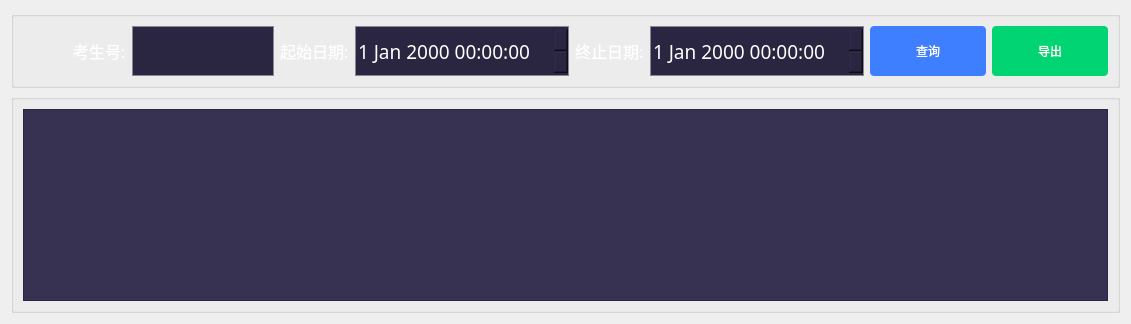
   <widget class="QWidget" name="page_5">
    <layout class="QVBoxLayout" name="verticalLayout_7">
     <item>
      <widget class="QGroupBox" name="gbScoreCheck">
       <property name="title">
        <string/>
       </property>
       <layout class="QHBoxLayout" name="horizontalLayout_16">
        <item>
         <layout class="QHBoxLayout" name="horizontalLayout_14">
          <item>
           <widget class="QPushButton" name="pbGoBackFromScoreManage">
            <property name="minimumSize">
             <size>
              <width>36</width>
              <height>36</height>
             </size>
            </property>
            <property name="styleSheet">
             <string notr="true">border-image: url(:/resource/images/examPage/backStep.png);</string>
            </property>
            <property name="text">
             <string/>
            </property>
            <property name="flat">
             <bool>true</bool>
            </property>
           </widget>
          </item>
          <item>
           <widget class="QLabel" name="label_19">
            <property name="font">
             <font>
              <family>Microsoft YaHei</family>
              <pointsize>12</pointsize>
             </font>
            </property>
            <property name="styleSheet">
             <string notr="true">color: rgb(255, 255, 255);</string>
            </property>
            <property name="text">
             <string> 考生号:</string>
            </property>
           </widget>
          </item>
          <item>
           <widget class="QLineEdit" name="leStudentId">
            <property name="minimumSize">
             <size>
              <width>0</width>
              <height>50</height>
             </size>
            </property>
            <property name="font">
             <font>
              <family>Microsoft YaHei</family>
              <pointsize>12</pointsize>
             </font>
            </property>
            <property name="styleSheet">
             <string notr="true">background-color: rgb(42, 38, 66);
color: rgb(255, 255, 255);
border:1px solid #898698;</string>
            </property>
           </widget>
          </item>
          <item>
           <widget class="QLabel" name="label_20">
            <property name="font">
             <font>
              <family>Microsoft YaHei</family>
              <pointsize>12</pointsize>
             </font>
            </property>
            <property name="styleSheet">
             <string notr="true">color: rgb(255, 255, 255);</string>
            </property>
            <property name="text">
             <string>起始日期:</string>
            </property>
           </widget>
          </item>
          <item>
           <widget class="QDateTimeEdit" name="dateTimeEdit">
            <property name="sizePolicy">
             <sizepolicy hsizetype="Expanding" vsizetype="Fixed">
              <horstretch>0</horstretch>
              <verstretch>0</verstretch>
             </sizepolicy>
            </property>
            <property name="minimumSize">
             <size>
              <width>0</width>
              <height>50</height>
             </size>
            </property>
            <property name="font">
             <font>
              <family>Microsoft YaHei</family>
              <pointsize>14</pointsize>
             </font>
            </property>
            <property name="styleSheet">
             <string notr="true">background-color: rgb(42, 38, 66);
color: rgb(255, 255, 255);
border:1px solid #898698;</string>
            </property>
           </widget>
          </item>
          <item>
           <widget class="QLabel" name="label_21">
            <property name="font">
             <font>
              <family>Microsoft YaHei</family>
              <pointsize>12</pointsize>
             </font>
            </property>
            <property name="styleSheet">
             <string notr="true">color: rgb(255, 255, 255);</string>
            </property>
            <property name="text">
             <string>终止日期:</string>
            </property>
           </widget>
          </item>
          <item>
           <widget class="QDateTimeEdit" name="dateTimeEdit_2">
            <property name="sizePolicy">
             <sizepolicy hsizetype="Expanding" vsizetype="Fixed">
              <horstretch>0</horstretch>
              <verstretch>0</verstretch>
             </sizepolicy>
            </property>
            <property name="minimumSize">
             <size>
              <width>0</width>
              <height>50</height>
             </size>
            </property>
            <property name="font">
             <font>
              <family>Microsoft YaHei</family>
              <pointsize>14</pointsize>
             </font>
            </property>
            <property name="styleSheet">
             <string notr="true">background-color: rgb(42, 38, 66);
color: rgb(255, 255, 255);
border:1px solid #898698;</string>
            </property>
           </widget>
          </item>
          <item>
           <widget class="QPushButton" name="pbSearch">
            <property name="minimumSize">
             <size>
              <width>116</width>
              <height>50</height>
             </size>
            </property>
            <property name="styleSheet">
             <string notr="true">color: rgb(255, 255, 255);
background-color: rgb(0, 212, 115);border-radius:4px;
background-color: rgb(61, 127, 255);</string>
            </property>
            <property name="text">
             <string>查询</string>
            </property>
           </widget>
          </item>
          <item>
           <widget class="QPushButton" name="pbExport">
            <property name="minimumSize">
             <size>
              <width>116</width>
              <height>50</height>
             </size>
            </property>
            <property name="styleSheet">
             <string notr="true">color: rgb(255, 255, 255);
background-color: rgb(0, 212, 115);
border-radius:4px;</string>
            </property>
            <property name="text">
             <string>导出</string>
            </property>
           </widget>
          </item>
         </layout>
        </item>
       </layout>
      </widget>
     </item>
     <item>
      <widget class="QGroupBox" name="gbScoreManageContent">
       <property name="title">
        <string/>
       </property>
       <layout class="QGridLayout" name="gridLayout_2">
        <item row="0" column="0">
         <widget class="QTableView" name="tblViewStudentData">
          <property name="styleSheet">
           <string notr="true">background-color: rgb(55, 50, 82);</string>
          </property>
         </widget>
        </item>
       </layout>
      </widget>
     </item>
    </layout>
   </widget>
